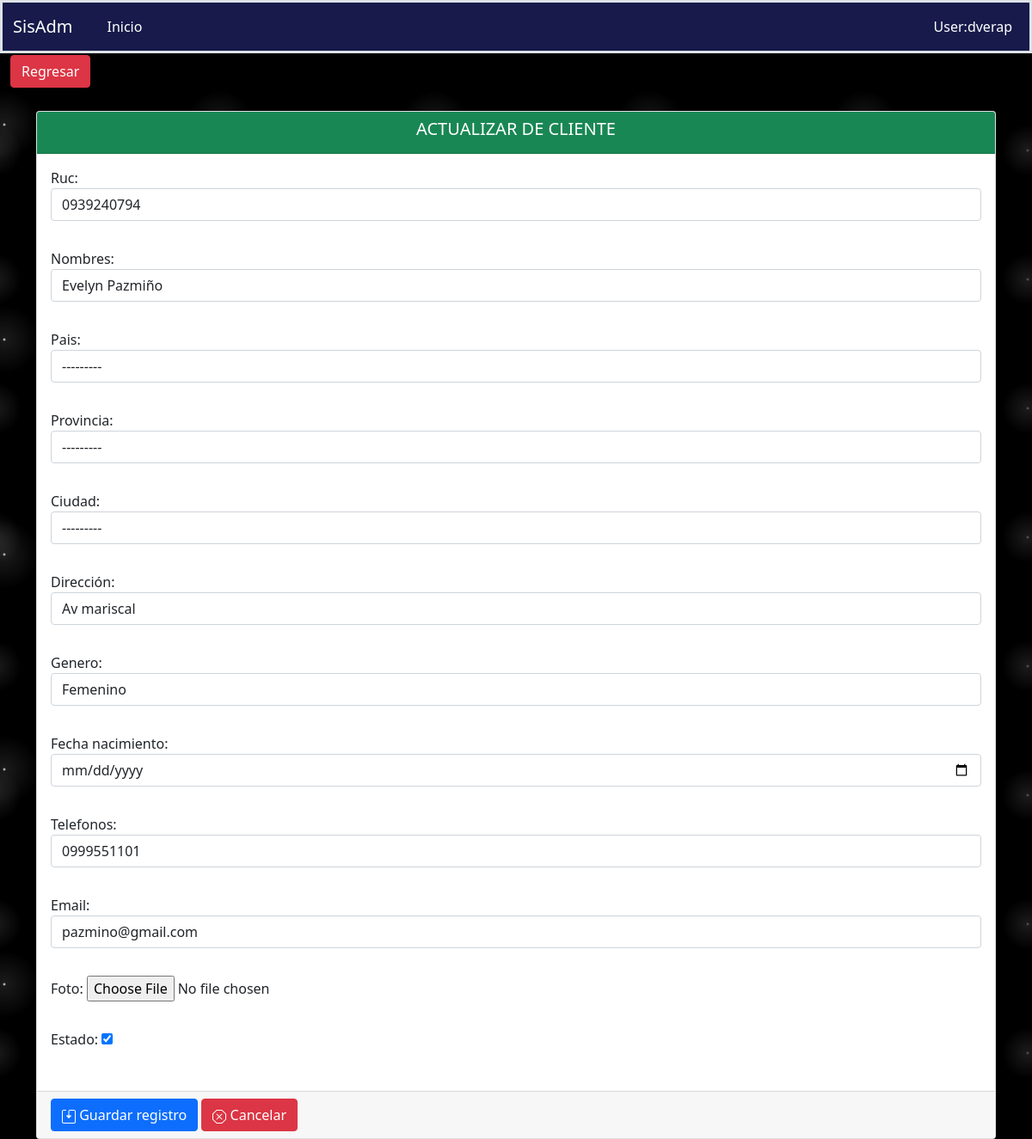
Page /venta/actualizarcliente/3/ on the committed database.
### aplicaciones/ventas/models.py (models this page shows, shortened)
class Cliente(Base):
    ruc = models.CharField(max_length=13, unique=True)
    nombres = models.CharField(max_length=200, unique=True)
    pais = models.ForeignKey(Pais, on_delete=models.PROTECT, blank=True, null=True)
    provincia = models.ForeignKey(Provincia, on_delete=models.PROTECT, blank=True, null=True)
    ciudad = models.ForeignKey(Ciudad, on_delete=models.PROTECT, blank=True, null=True)
    direccion = models.TextField(blank=True, null=True, verbose_name='Dirección')
    genero = models.CharField(max_length=1, choices=GENERO,default=GENERO[0][0], blank=True, null=True)
    fecha_nacimiento = models.DateField(blank=True, null=True)
    telefonos = models.CharField(max_length=50, blank=True, null=True)
    email = models.CharField(max_length=100,unique=True)
    foto = models.FileField(upload_to='ventas/clientes/', blank=True, null=True)
    estado = models.BooleanField(default=True)
    class Meta:
        verbose_name = "Cliente"
        verbose_name_plural = "Clientes"
        ordering = ('nombres',)

### aplicaciones/ventas/views/cliente/views.py (the view)
# urls.py: path('actualizarcliente/<int:pk>/', ActualizarCliente.as_view(), name='actualizarcliente'),
class ActualizarCliente(UpdateView):
    model = Cliente
    template_name = "cliente/form.html"
    success_url = reverse_lazy('ventas:cliente')
    form_class = ClienteForm
    def get_context_data(self, **kwargs):
        context = super().get_context_data(**kwargs)
        context['action_save'] = self.request.path
        context['titulo'] = 'ACTUALIZAR DE CLIENTE'
        context['url_anterior'] = '/venta/cliente'
        context['listar_url'] = '/venta/cliente'
        return context

### aplicaciones/core/models.py (called while the page is built)
    def __str__(self):
        return "{}".format(self.nombre)

    def __str__(self):
        return "{}".format(self.nombre)

    def __str__(self):
        return "{}".format(self.nombre)

### aplicaciones/ventas/templates/cliente/form.html (shortened to what this page needs)
{% extends 'formulario.html' %}
{% load static %}
{% block controls %}
    {{ form.as_p }}
{% endblock %}

### static/css/estilos.css (style rules this page uses)
body { background-color:black; background-image: radial-gradient(white, rgba(255,255,255,.2) 2px, transparent 40px), radial-gradient(white, rgba(255,255,255,.15) 1px, transparent 30px), radial-gradient(white, rgba(255,255,255,.1) 2px, transparent 40px), radial-gradient(rgba(255,255,255,.4), rgba(255,255,255,.1) 2px, transparent 30px); background-size: 550px 550px, 350px 350px, 250px 250px, 150px 150px; background-position: 0 0, 40px 60px, 130px 270px, 70px 100px; color: #171a4a; }

### rows in the picture
Cliente: ruc "0939240794", nombres "Evelyn Pazmiño", pais "---------", provincia "---------", ciudad "---------", direccion "Av mariscal", genero "Femenino", telefonos "0999551101", email "pazmino@gmail.com", estado "☑"

### other values in the picture
{{ titulo }} "ACTUALIZAR DE CLIENTE"
